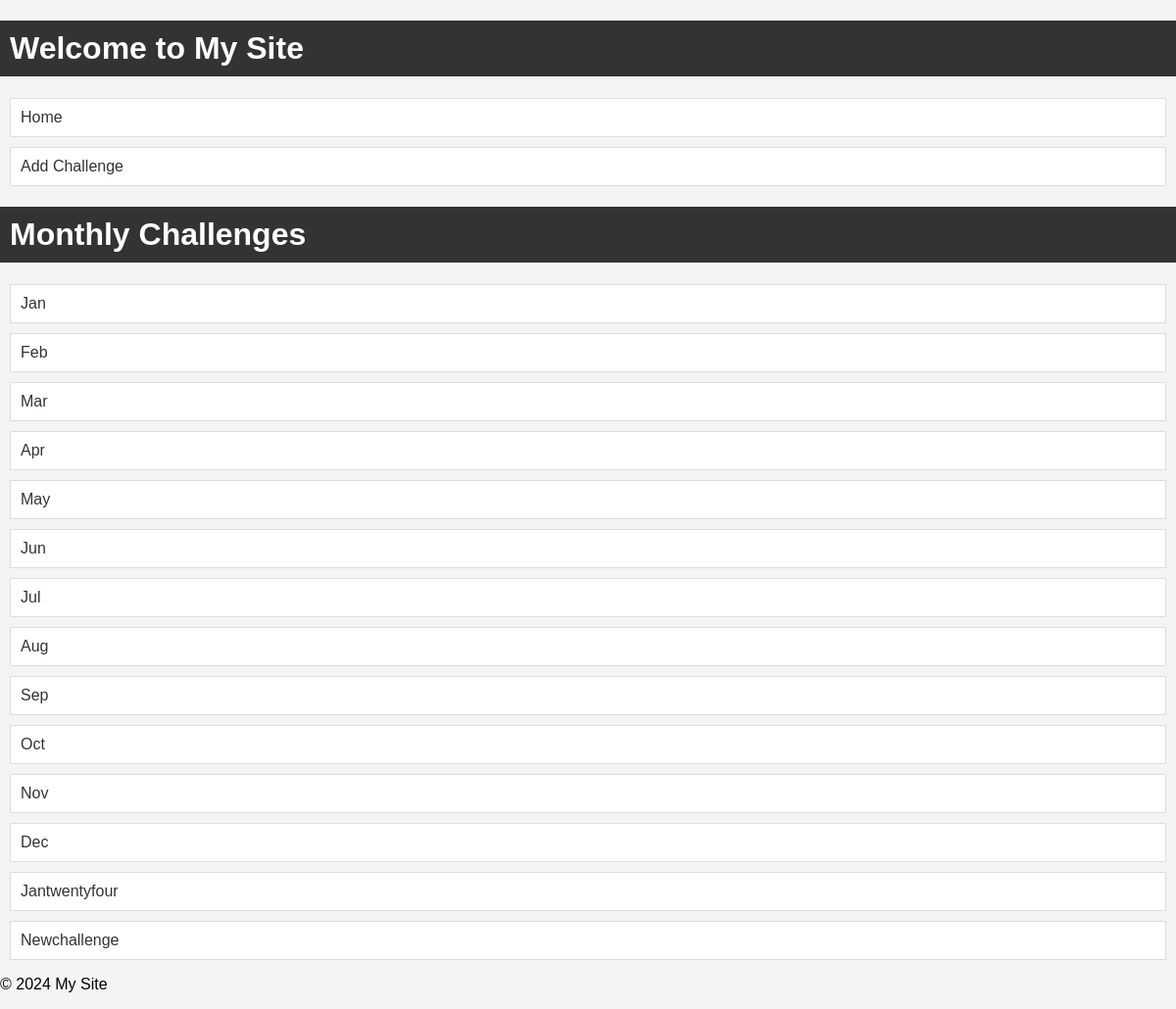
The page / on the database its author committed.
### challenges/models.py (models this page shows, shortened)
class MonthlyChallenge(models.Model):
    month = models.CharField(max_length=20, unique=True)
    challenge_text = models.TextField()

### challenges/views.py (the view)
# urls.py: path('', views.index, name='index'),
def index(request):
    challenges = MonthlyChallenge.objects.all()
    return render(request, 'challenges/index.html', {'challenges': challenges})

### challenges/templatetags/challenges_filters.py (called while the page is built)
@register.filter(name='capitalize')
def capitalize(value):
    return value.capitalize()

### challenges/templates/challenges/index.html (shortened to what this page needs)
{% extends "challenges/base.html"  %}
{% load challenges_filters %}
{% block content %}
<h1>Monthly Challenges</h1>
<ul>
    {% for challenge in challenges %}
    <li>
        <a href="{% url 'monthly_challenge' month=challenge.month %}">{{ challenge.month|capitalize }}</a>
    </li>
    {% endfor %}
</ul>
{% endblock %}

### challenges/static/challenges/styles.css (style rules this page uses)
body { font-family: Arial, sans-serif; background-color: #f4f4f4; margin: 0; padding: 0; }
h1 { background-color: #333; color: #fff; padding: 10px; }
ul { list-style-type: none; padding: 0; }
li { background-color: #fff; margin: 10px; padding: 10px; border: 1px solid #ddd; }
a { text-decoration: none; color: #333; }

### rows shown on the page
MonthlyChallenge: month "Jan"
MonthlyChallenge: month "Feb"
MonthlyChallenge: month "Mar"
MonthlyChallenge: month "Apr"
MonthlyChallenge: month "May"
MonthlyChallenge: month "Jun"
MonthlyChallenge: month "Jul"
MonthlyChallenge: month "Aug"
MonthlyChallenge: month "Sep"
MonthlyChallenge: month "Oct"
MonthlyChallenge: month "Nov"
MonthlyChallenge: month "Dec"
MonthlyChallenge: month "Jantwentyfour"
MonthlyChallenge: month "Newchallenge"
